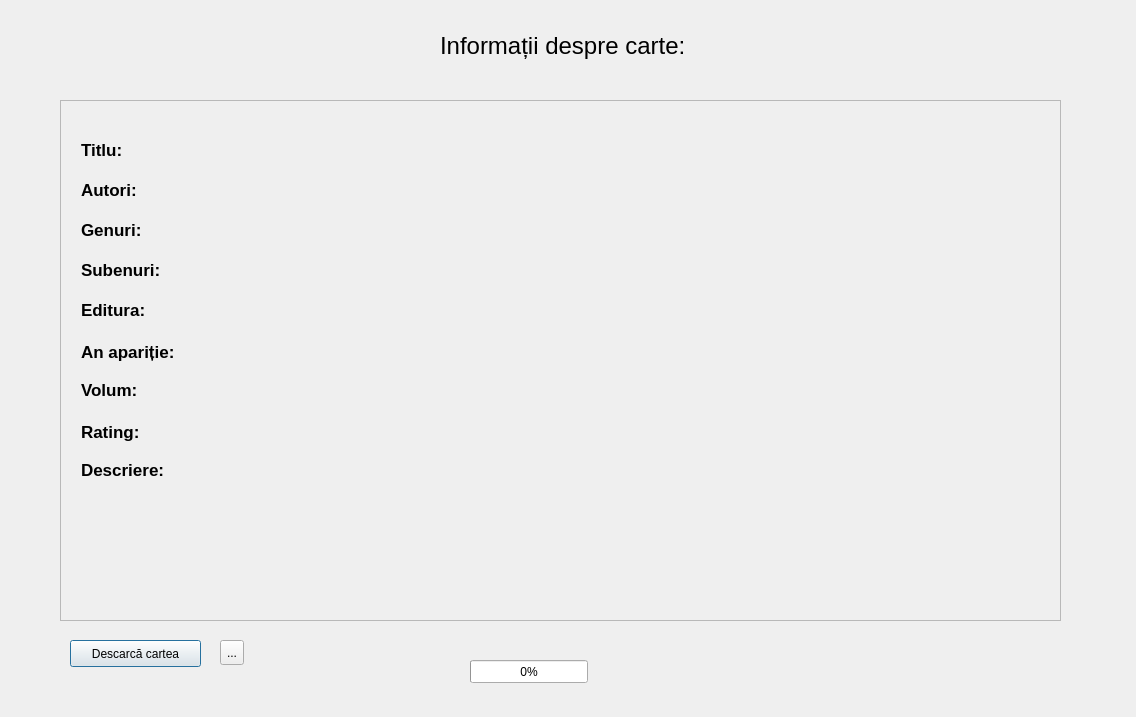
<?xml version="1.0" encoding="UTF-8"?>
<ui version="4.0">
 <class>View</class>
 <widget class="QDialog" name="View">
  <property name="geometry">
   <rect>
    <x>0</x>
    <y>0</y>
    <width>1136</width>
    <height>717</height>
   </rect>
  </property>
  <property name="windowTitle">
   <string>Dialog</string>
  </property>
  <widget class="QLabel" name="label">
   <property name="geometry">
    <rect>
     <x>440</x>
     <y>30</y>
     <width>411</width>
     <height>31</height>
    </rect>
   </property>
   <property name="font">
    <font>
     <pointsize>18</pointsize>
    </font>
   </property>
   <property name="text">
    <string>Informații despre carte:</string>
   </property>
  </widget>
  <widget class="QScrollArea" name="scrollArea">
   <property name="geometry">
    <rect>
     <x>60</x>
     <y>100</y>
     <width>1001</width>
     <height>521</height>
    </rect>
   </property>
   <property name="widgetResizable">
    <bool>true</bool>
   </property>
   <widget class="QWidget" name="scrollAreaWidgetContents">
    <property name="geometry">
     <rect>
      <x>0</x>
      <y>0</y>
      <width>999</width>
      <height>519</height>
     </rect>
    </property>
    <widget class="QLabel" name="label_2">
     <property name="geometry">
      <rect>
       <x>20</x>
       <y>40</y>
       <width>67</width>
       <height>17</height>
      </rect>
     </property>
     <property name="font">
      <font>
       <pointsize>13</pointsize>
       <weight>75</weight>
       <bold>true</bold>
      </font>
     </property>
     <property name="text">
      <string>Titlu:</string>
     </property>
    </widget>
    <widget class="QLabel" name="title">
     <property name="geometry">
      <rect>
       <x>160</x>
       <y>40</y>
       <width>67</width>
       <height>17</height>
      </rect>
     </property>
     <property name="font">
      <font>
       <pointsize>13</pointsize>
      </font>
     </property>
     <property name="text">
      <string/>
     </property>
    </widget>
    <widget class="QLabel" name="label_3">
     <property name="geometry">
      <rect>
       <x>20</x>
       <y>80</y>
       <width>67</width>
       <height>17</height>
      </rect>
     </property>
     <property name="font">
      <font>
       <pointsize>13</pointsize>
       <weight>75</weight>
       <bold>true</bold>
      </font>
     </property>
     <property name="text">
      <string>Autori:</string>
     </property>
    </widget>
    <widget class="QLabel" name="authors">
     <property name="geometry">
      <rect>
       <x>160</x>
       <y>80</y>
       <width>67</width>
       <height>17</height>
      </rect>
     </property>
     <property name="font">
      <font>
       <pointsize>13</pointsize>
      </font>
     </property>
     <property name="text">
      <string/>
     </property>
    </widget>
    <widget class="QLabel" name="label_4">
     <property name="geometry">
      <rect>
       <x>20</x>
       <y>120</y>
       <width>67</width>
       <height>17</height>
      </rect>
     </property>
     <property name="font">
      <font>
       <pointsize>13</pointsize>
       <weight>75</weight>
       <bold>true</bold>
      </font>
     </property>
     <property name="text">
      <string>Genuri:</string>
     </property>
    </widget>
    <widget class="QLabel" name="label_5">
     <property name="geometry">
      <rect>
       <x>20</x>
       <y>160</y>
       <width>91</width>
       <height>17</height>
      </rect>
     </property>
     <property name="font">
      <font>
       <pointsize>13</pointsize>
       <weight>75</weight>
       <bold>true</bold>
      </font>
     </property>
     <property name="text">
      <string>Subenuri:</string>
     </property>
    </widget>
    <widget class="QLabel" name="label_6">
     <property name="geometry">
      <rect>
       <x>20</x>
       <y>200</y>
       <width>67</width>
       <height>17</height>
      </rect>
     </property>
     <property name="font">
      <font>
       <pointsize>13</pointsize>
       <weight>75</weight>
       <bold>true</bold>
      </font>
     </property>
     <property name="text">
      <string>Editura:</string>
     </property>
    </widget>
    <widget class="QLabel" name="label_7">
     <property name="geometry">
      <rect>
       <x>20</x>
       <y>240</y>
       <width>101</width>
       <height>21</height>
      </rect>
     </property>
     <property name="font">
      <font>
       <pointsize>13</pointsize>
       <weight>75</weight>
       <bold>true</bold>
      </font>
     </property>
     <property name="text">
      <string>An apariție:</string>
     </property>
    </widget>
    <widget class="QLabel" name="label_8">
     <property name="geometry">
      <rect>
       <x>20</x>
       <y>280</y>
       <width>67</width>
       <height>17</height>
      </rect>
     </property>
     <property name="font">
      <font>
       <pointsize>13</pointsize>
       <weight>75</weight>
       <bold>true</bold>
      </font>
     </property>
     <property name="text">
      <string>Volum:</string>
     </property>
    </widget>
    <widget class="QLabel" name="label_9">
     <property name="geometry">
      <rect>
       <x>20</x>
       <y>320</y>
       <width>67</width>
       <height>21</height>
      </rect>
     </property>
     <property name="font">
      <font>
       <pointsize>13</pointsize>
       <weight>75</weight>
       <bold>true</bold>
      </font>
     </property>
     <property name="text">
      <string>Rating:</string>
     </property>
    </widget>
    <widget class="QLabel" name="label_10">
     <property name="geometry">
      <rect>
       <x>20</x>
       <y>360</y>
       <width>91</width>
       <height>17</height>
      </rect>
     </property>
     <property name="font">
      <font>
       <pointsize>13</pointsize>
       <weight>75</weight>
       <bold>true</bold>
      </font>
     </property>
     <property name="text">
      <string>Descriere:</string>
     </property>
    </widget>
    <widget class="QLabel" name="title_3">
     <property name="geometry">
      <rect>
       <x>160</x>
       <y>240</y>
       <width>67</width>
       <height>17</height>
      </rect>
     </property>
     <property name="font">
      <font>
       <pointsize>13</pointsize>
      </font>
     </property>
     <property name="text">
      <string/>
     </property>
    </widget>
    <widget class="QLabel" name="genres">
     <property name="geometry">
      <rect>
       <x>160</x>
       <y>120</y>
       <width>67</width>
       <height>16</height>
      </rect>
     </property>
     <property name="font">
      <font>
       <pointsize>13</pointsize>
      </font>
     </property>
     <property name="text">
      <string/>
     </property>
    </widget>
    <widget class="QLabel" name="subgenres">
     <property name="geometry">
      <rect>
       <x>160</x>
       <y>160</y>
       <width>67</width>
       <height>16</height>
      </rect>
     </property>
     <property name="font">
      <font>
       <pointsize>13</pointsize>
      </font>
     </property>
     <property name="text">
      <string/>
     </property>
    </widget>
    <widget class="QLabel" name="publisher">
     <property name="geometry">
      <rect>
       <x>160</x>
       <y>200</y>
       <width>67</width>
       <height>16</height>
      </rect>
     </property>
     <property name="font">
      <font>
       <pointsize>13</pointsize>
      </font>
     </property>
     <property name="text">
      <string/>
     </property>
    </widget>
    <widget class="QLabel" name="year">
     <property name="geometry">
      <rect>
       <x>160</x>
       <y>240</y>
       <width>67</width>
       <height>16</height>
      </rect>
     </property>
     <property name="font">
      <font>
       <pointsize>13</pointsize>
      </font>
     </property>
     <property name="text">
      <string/>
     </property>
    </widget>
    <widget class="QLabel" name="volume">
     <property name="geometry">
      <rect>
       <x>160</x>
       <y>280</y>
       <width>67</width>
       <height>16</height>
      </rect>
     </property>
     <property name="font">
      <font>
       <pointsize>13</pointsize>
      </font>
     </property>
     <property name="text">
      <string/>
     </property>
    </widget>
    <widget class="QLabel" name="rating">
     <property name="geometry">
      <rect>
       <x>160</x>
       <y>320</y>
       <width>67</width>
       <height>20</height>
      </rect>
     </property>
     <property name="font">
      <font>
       <pointsize>13</pointsize>
      </font>
     </property>
     <property name="text">
      <string/>
     </property>
    </widget>
    <widget class="QLabel" name="description">
     <property name="geometry">
      <rect>
       <x>160</x>
       <y>360</y>
       <width>67</width>
       <height>16</height>
      </rect>
     </property>
     <property name="font">
      <font>
       <pointsize>13</pointsize>
      </font>
     </property>
     <property name="text">
      <string/>
     </property>
    </widget>
   </widget>
  </widget>
  <widget class="QToolButton" name="toolButton">
   <property name="geometry">
    <rect>
     <x>220</x>
     <y>640</y>
     <width>24</width>
     <height>25</height>
    </rect>
   </property>
   <property name="text">
    <string>...</string>
   </property>
  </widget>
  <widget class="QPushButton" name="pushButton">
   <property name="geometry">
    <rect>
     <x>70</x>
     <y>640</y>
     <width>131</width>
     <height>27</height>
    </rect>
   </property>
   <property name="text">
    <string>Descarcă cartea</string>
   </property>
  </widget>
  <widget class="QLabel" name="path">
   <property name="geometry">
    <rect>
     <x>260</x>
     <y>640</y>
     <width>67</width>
     <height>17</height>
    </rect>
   </property>
   <property name="text">
    <string/>
   </property>
  </widget>
  <widget class="QProgressBar" name="progressBar">
   <property name="geometry">
    <rect>
     <x>470</x>
     <y>660</y>
     <width>118</width>
     <height>23</height>
    </rect>
   </property>
   <property name="value">
    <number>0</number>
   </property>
  </widget>
 </widget>
 <resources/>
 <connections/>
</ui>
